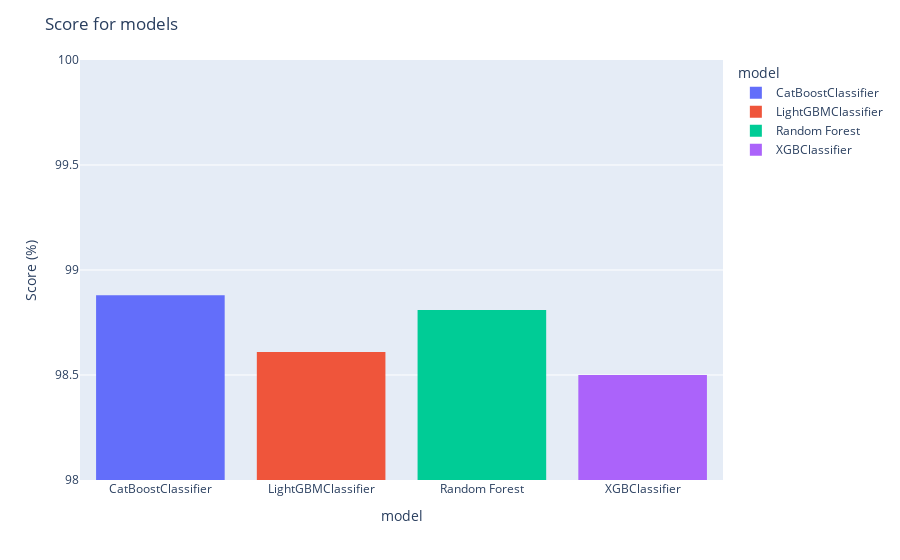

Notebook code cell kept with this figure:
### Code cell
# Create a bar chart
fig = px.histogram(dfmetrics, x="model", y = "score", color="model")
fig.update_layout(title_text='Score for models',xaxis_title="model",
    yaxis_title="Score (%)", yaxis_range=[98,100])
fig.show()

### Figure 1 — Plotly figure (JSON) as saved in the notebook; plotly's stock layout.template omitted (floating-point values rounded to 4 significant figures)
{"data": [{"alignmentgroup": "True", "bingroup": "x", "histfunc": "sum", "hovertemplate": "model=%{x}<br>sum of score=%{y}<extra></extra>", "legendgroup": "CatBoostClassifier", "marker": {"color": "#636efa", "pattern": {"shape": ""}}, "name": "CatBoostClassifier", "offsetgroup": "CatBoostClassifier", "orientation": "v", "showlegend": true, "type": "histogram", "x": ["CatBoostClassifier"], "xaxis": "x", "y": [98.88], "yaxis": "y"}, {"alignmentgroup": "True", "bingroup": "x", "histfunc": "sum", "hovertemplate": "model=%{x}<br>sum of score=%{y}<extra></extra>", "legendgroup": "LightGBMClassifier", "marker": {"color": "#EF553B", "pattern": {"shape": ""}}, "name": "LightGBMClassifier", "offsetgroup": "LightGBMClassifier", "orientation": "v", "showlegend": true, "type": "histogram", "x": ["LightGBMClassifier"], "xaxis": "x", "y": [98.61], "yaxis": "y"}, {"alignmentgroup": "True", "bingroup": "x", "histfunc": "sum", "hovertemplate": "model=%{x}<br>sum of score=%{y}<extra></extra>", "legendgroup": "Random Forest", "marker": {"color": "#00cc96", "pattern": {"shape": ""}}, "name": "Random Forest", "offsetgroup": "Random Forest", "orientation": "v", "showlegend": true, "type": "histogram", "x": ["Random Forest"], "xaxis": "x", "y": [98.81], "yaxis": "y"}, {"alignmentgroup": "True", "bingroup": "x", "histfunc": "sum", "hovertemplate": "model=%{x}<br>sum of score=%{y}<extra></extra>", "legendgroup": "XGBClassifier", "marker": {"color": "#ab63fa", "pattern": {"shape": ""}}, "name": "XGBClassifier", "offsetgroup": "XGBClassifier", "orientation": "v", "showlegend": true, "type": "histogram", "x": ["XGBClassifier"], "xaxis": "x", "y": [98.5], "yaxis": "y"}], "layout": {"barmode": "relative", "legend": {"title": {"text": "model"}, "tracegroupgap": 0}, "margin": {"t": 60}, "title": {"text": "Score for models"}, "xaxis": {"anchor": "y", "categoryarray": ["CatBoostClassifier", "LightGBMClassifier", "Random Forest", "XGBClassifier"], "categoryorder": "array", "domain": [0, 1], "title": {"text": "model"}}, "yaxis": {"anchor": "x", "domain": [0, 1], "range": [98, 100], "title": {"text": "Score (%)"}}}}
